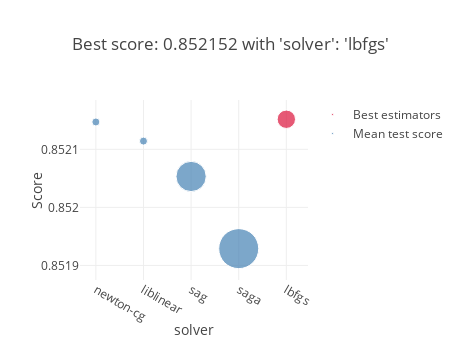

Notebook source saved alongside this figure:
### Code cell
from grid_search_utils import plot_grid_search, table_grid_search

clf_lr = GridSearchCV(LogisticRegression(max_iter=5000), tuned_parameters, cv=5, scoring='roc_auc')
clf_lr.fit(clas_X_train, clas_Y_train)
plot_grid_search(clf_lr)
table_grid_search(clf_lr, all_ranks=True)

### Figure 1 — Plotly figure (JSON) as saved in the notebook; plotly's stock layout.template omitted (floating-point values rounded to 4 significant figures)
{"data": [{"marker": {"color": "SteelBlue", "size": [0.1246, 0.0795, 1.793, 3.132], "sizemin": 4, "sizemode": "area", "sizeref": 0.003915}, "mode": "markers", "name": "Mean test score", "showlegend": true, "text": ["'solver': 'newton-cg'", "'solver': 'liblinear'", "'solver': 'sag'", "'solver': 'saga'"], "x": ["newton-cg", "liblinear", "sag", "saga"], "y": [0.8521, 0.8521, 0.8521, 0.8519], "type": "scatter", "xaxis": "x", "yaxis": "y"}, {"marker": {"color": "Crimson", "size": [0.6595], "sizemin": 4, "sizemode": "area", "sizeref": 0.003915}, "mode": "markers", "name": "Best estimators", "showlegend": true, "text": ["{'solver': 'lbfgs'}"], "x": ["lbfgs"], "y": [0.8522], "type": "scatter", "xaxis": "x", "yaxis": "y"}], "layout": {"xaxis": {"anchor": "y", "domain": [0.0, 1.0], "title": {"text": "solver"}}, "yaxis": {"anchor": "x", "domain": [0.0, 1.0], "title": {"text": "Score"}}, "legend": {"traceorder": "reversed"}, "width": 460, "height": 360, "title": {"text": "Best score: 0.852152 with 'solver': 'lbfgs'"}, "hovermode": "closest"}}
